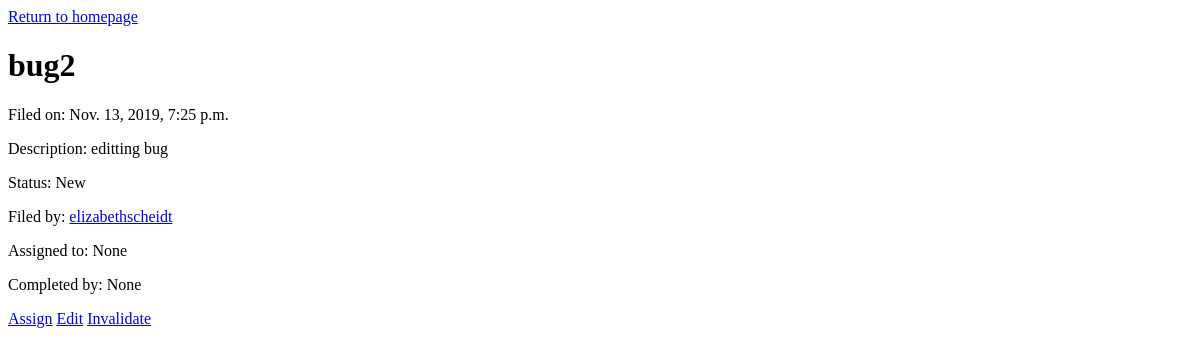
Page /ticket/2 (signed in) on the earlier database version.
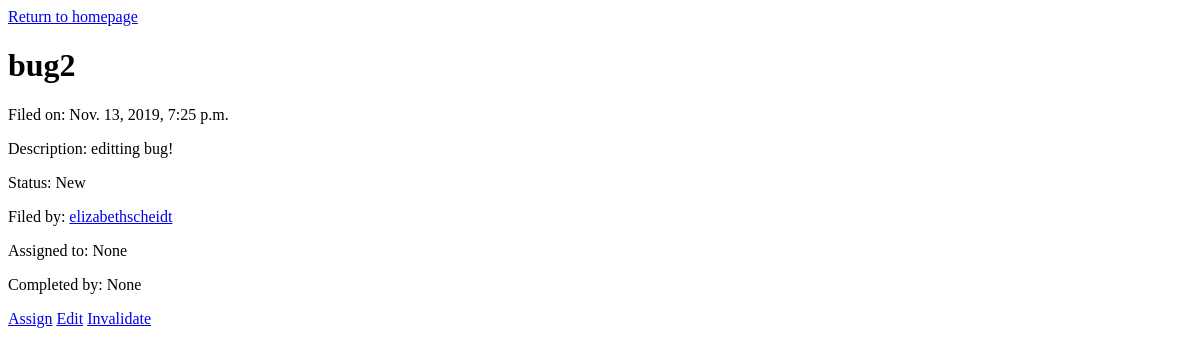
Same page on the later database version.
### bugTracker/models.py (models this page shows, shortened)
class Ticket(models.Model):
    title = models.CharField(max_length=300)
    posted_date = models.DateTimeField(default=timezone.now)
    description = models.TextField()
    status = models.CharField(max_length=50, default='New')
    filed_by = models.ForeignKey(
        User,
        on_delete=models.CASCADE,
        related_name='filed_by',
        null=True,
        blank=True
    )
    assigned_to = models.ForeignKey(
        User,
        null=True,
        blank=True,
        on_delete=models.CASCADE,
        related_name='assigned_to'
    )
    completed_by = models.ForeignKey(
        User,
        null=True,
        blank=True,
        on_delete=models.CASCADE,
        related_name='completed_by'
    )

### bugTracker/views.py (the view)
# urls.py: path('ticket/<int:id>', views.ticket_detail_view, name='ticket')
@login_required
def ticket_detail_view(request, id):
    html = 'ticket.html'
    ticket = Ticket.objects.get(pk=id)
    current_user_id = request.user.id
    return render(request, html, {
        'ticket': ticket,
        'current_user_id': current_user_id})

### bugTracker/templates/ticket.html (shortened to what this page needs)
<a href="/">Return to homepage</a>
<h1>{{ticket.title}}</h1>
<p>Filed on: {{ticket.posted_date}}</p>
<p>Description: {{ticket.description}}</p>
<p>Status: {{ticket.status}}</p>
<p>Filed by: <a href="/user/{{ticket.filed_by.id}}">{{ticket.filed_by}}</a></p>
<p>
    Assigned to:
    {% if ticket.assigned_to %}
        <a href="/user/{{ticket.assigned_to.id}}">{{ticket.assigned_to}}</a>
    {% else %}
        {{ticket.assigned_to}}
    {% endif %}
</p>
<p>
    Completed by:
    {% if ticket.completed_by %}
        <a href="/user/{{ticket.completed_by.id}}">{{ticket.completed_by}}</a>
    {% else %}
        {{ticket.completed_by}}
    {% endif %}
</p>
{% if ticket.status == 'New' %}
    <a href="/assign/{{ticket.id}}">Assign</a>
    <a href="/edit/{{ticket.id}}">Edit</a>
    <a href="/invalidate/{{ticket.id}}">Invalidate</a>
{% endif %}

Differences in the rows shown:
changed Ticket "bug2": description "editting bug" → "editting bug!"
